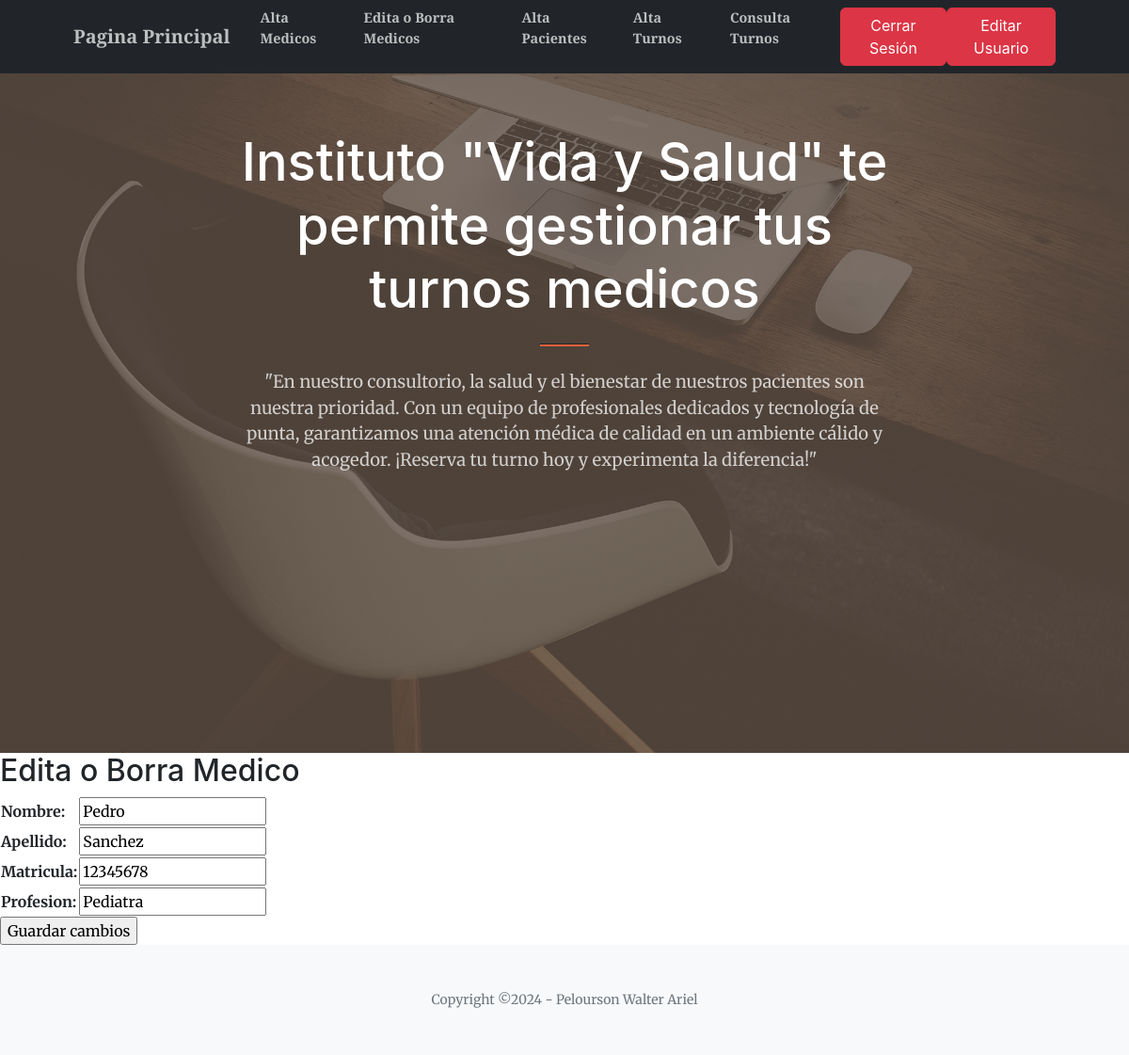
The app's page /Editar/4/ (signed in) with its own data.
### MiAppMedicos/models.py (models this page shows, shortened)
class MedicoModels(models.Model):
    nombre = models.CharField(max_length=20)
    apellido = models.CharField(max_length=20)
    matricula = models.CharField(max_length=8)
    profesion = models.CharField(max_length=30)

### MiAppMedicos/views.py (the view, shortened to what this page needs)
# urls.py: path('Editar/<int:MedicoModels_id>/', views.editamedico, name = "EditaMedico"),
@login_required
def editamedico(request, MedicoModels_id):
    try:
        edita = MedicoModels.objects.get(id=MedicoModels_id)
    except MedicoModels.DoesNotExist:
        return render(request,"MiAppMedicos/medicos.html")
    formulario = MedicoForm(
        initial = {
            "nombre": edita.nombre,
            "apellido": edita.apellido,
            "matricula": edita.matricula,
            "profesion": edita.profesion,
        }
    )
    return render(request, "MiAppMedicos/edita_medico.html", {"form": formulario})

### MiAppMedicos/forms.py
class MedicoForm(forms.Form):
    nombre = forms.CharField(max_length=20)
    apellido = forms.CharField(max_length=20)
    matricula = forms.CharField(max_length=8)
    profesion = forms.CharField(max_length=9)

### MiAppMedicos/templates/MiAppMedicos/edita_medico.html (shortened to what this page needs)
{% extends "MiAppMedicos/TempBaseCargaDatos.html" %}
{% load static %}
{% block main %}
<h2>Edita o Borra Medico</h2>
    <form action="" method="POST">
        <table>
            {{form.as_table}}
        </table>
        <input type="submit" value="Guardar cambios">
    </form>
{% endblock main %}

### records on screen
MedicoModels: nombre "Pedro", apellido "Sanchez", matricula "12345678", profesion "Pediatra"
